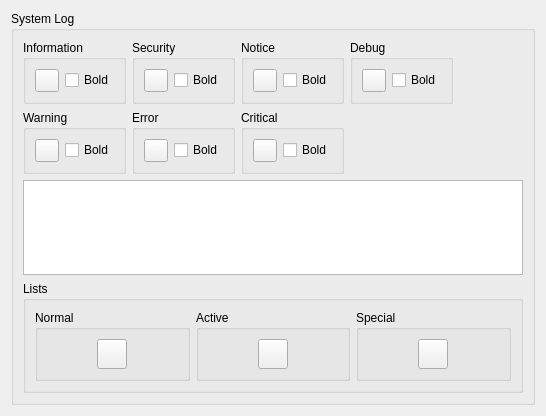
            <widget class="QWidget" name="scrollAreaWidgetContents_3">
             <property name="geometry">
              <rect>
               <x>0</x>
               <y>-120</y>
               <width>546</width>
               <height>416</height>
              </rect>
             </property>
             <layout class="QGridLayout" name="gridLayout_5">
              <item row="0" column="0" colspan="2">
               <widget class="QGroupBox" name="groupBoxSystemLog">
                <property name="title">
                 <string>System Log</string>
                </property>
                <layout class="QVBoxLayout" name="verticalLayout">
                 <item>
                  <layout class="QGridLayout" name="gridLayout_2">
                   <item row="1" column="4">
                    <spacer name="horizontalSpacer">
                     <property name="orientation">
                      <enum>Qt::Horizontal</enum>
                     </property>
                     <property name="sizeHint" stdset="0">
                      <size>
                       <width>40</width>
                       <height>20</height>
                      </size>
                     </property>
                    </spacer>
                   </item>
                   <item row="0" column="0">
                    <widget class="QGroupBox" name="groupBox">
                     <property name="title">
                      <string>Information</string>
                     </property>
                     <layout class="QHBoxLayout" name="horizontalLayout_2">
                      <item>
                       <widget class="QToolButton" name="toolButtonColorInformation">
                        <property name="text">
                         <string/>
                        </property>
                       </widget>
                      </item>
                      <item>
                       <widget class="QCheckBox" name="checkBoxInformationBold">
                        <property name="text">
                         <string>Bold</string>
                        </property>
                       </widget>
                      </item>
                     </layout>
                    </widget>
                   </item>
                   <item row="0" column="1">
                    <widget class="QGroupBox" name="groupBox_2">
                     <property name="title">
                      <string>Security</string>
                     </property>
                     <layout class="QHBoxLayout" name="horizontalLayout_3">
                      <item>
                       <widget class="QToolButton" name="toolButtonColorSecurity">
                        <property name="text">
                         <string/>
                        </property>
                       </widget>
                      </item>
                      <item>
                       <widget class="QCheckBox" name="checkBoxSecurityBold">
                        <property name="text">
                         <string>Bold</string>
                        </property>
                       </widget>
                      </item>
                     </layout>
                    </widget>
                   </item>
                   <item row="0" column="2">
                    <widget class="QGroupBox" name="groupBox_3">
                     <property name="title">
                      <string>Notice</string>
                     </property>
                     <layout class="QHBoxLayout" name="horizontalLayout_4">
                      <item>
                       <widget class="QToolButton" name="toolButtonColorNotice">
                        <property name="text">
                         <string/>
                        </property>
                       </widget>
                      </item>
                      <item>
                       <widget class="QCheckBox" name="checkBoxNoticeBold">
                        <property name="text">
                         <string>Bold</string>
                        </property>
                       </widget>
                      </item>
                     </layout>
                    </widget>
                   </item>
                   <item row="0" column="3">
                    <widget class="QGroupBox" name="groupBox_4">
                     <property name="title">
                      <string>Debug</string>
                     </property>
                     <layout class="QHBoxLayout" name="horizontalLayout_5">
                      <item>
                       <widget class="QToolButton" name="toolButtonColorDebug">
                        <property name="text">
                         <string/>
                        </property>
                       </widget>
                      </item>
                      <item>
                       <widget class="QCheckBox" name="checkBoxDebugBold">
                        <property name="text">
                         <string>Bold</string>
                        </property>
                       </widget>
                      </item>
                     </layout>
                    </widget>
                   </item>
                   <item row="1" column="0">
                    <widget class="QGroupBox" name="groupBox_5">
                     <property name="title">
                      <string>Warning</string>
                     </property>
                     <layout class="QHBoxLayout" name="horizontalLayout_6">
                      <item>
                       <widget class="QToolButton" name="toolButtonColorWarning">
                        <property name="text">
                         <string/>
                        </property>
                       </widget>
                      </item>
                      <item>
                       <widget class="QCheckBox" name="checkBoxWarningBold">
                        <property name="text">
                         <string>Bold</string>
                        </property>
                       </widget>
                      </item>
                     </layout>
                    </widget>
                   </item>
                   <item row="1" column="1">
                    <widget class="QGroupBox" name="groupBox_6">
                     <property name="title">
                      <string>Error</string>
                     </property>
                     <layout class="QHBoxLayout" name="horizontalLayout_7">
                      <item>
                       <widget class="QToolButton" name="toolButtonColorError">
                        <property name="text">
                         <string/>
                        </property>
                       </widget>
                      </item>
                      <item>
                       <widget class="QCheckBox" name="checkBoxErrorBold">
                        <property name="text">
                         <string>Bold</string>
                        </property>
                       </widget>
                      </item>
                     </layout>
                    </widget>
                   </item>
                   <item row="1" column="2">
                    <widget class="QGroupBox" name="groupBox_7">
                     <property name="title">
                      <string>Critical</string>
                     </property>
                     <layout class="QHBoxLayout" name="horizontalLayout_8">
                      <item>
                       <widget class="QToolButton" name="toolButtonColorCritical">
                        <property name="text">
                         <string/>
                        </property>
                       </widget>
                      </item>
                      <item>
                       <widget class="QCheckBox" name="checkBoxCriticalBold">
                        <property name="text">
                         <string>Bold</string>
                        </property>
                       </widget>
                      </item>
                     </layout>
                    </widget>
                   </item>
                  </layout>
                 </item>
                 <item>
                  <widget class="QTextEdit" name="textEditLogPreview">
                   <property name="readOnly">
                    <bool>true</bool>
                   </property>
                  </widget>
                 </item>
                 <item>
                  <widget class="QGroupBox" name="groupBox_9">
                   <property name="title">
                    <string>Lists</string>
                   </property>
                   <layout class="QVBoxLayout" name="verticalLayout_2">
                    <item>
                     <layout class="QGridLayout" name="gridLayout_7">
                      <property name="topMargin">
                       <number>0</number>
                      </property>
                      <property name="rightMargin">
                       <number>0</number>
                      </property>
                      <item row="0" column="1">
                       <widget class="QGroupBox" name="groupBox_11">
                        <property name="title">
                         <string>Active</string>
                        </property>
                        <layout class="QHBoxLayout" name="horizontalLayout_11">
                         <item>
                          <widget class="QToolButton" name="toolButtonColorListsActive">
                           <property name="minimumSize">
                            <size>
                             <width>30</width>
                             <height>30</height>
                            </size>
                           </property>
                           <property name="maximumSize">
                            <size>
                             <width>30</width>
                             <height>30</height>
                            </size>
                           </property>
                           <property name="text">
                            <string/>
                           </property>
                          </widget>
                         </item>
                        </layout>
                       </widget>
                      </item>
                      <item row="0" column="0">
                       <widget class="QGroupBox" name="groupBox_12">
                        <property name="title">
                         <string>Normal</string>
                        </property>
                        <layout class="QHBoxLayout" name="horizontalLayout_13">
                         <item>
                          <widget class="QToolButton" name="toolButtonColorListsNormal">
                           <property name="minimumSize">
                            <size>
                             <width>30</width>
                             <height>30</height>
                            </size>
                           </property>
                           <property name="maximumSize">
                            <size>
                             <width>30</width>
                             <height>30</height>
                            </size>
                           </property>
                           <property name="text">
                            <string/>
                           </property>
                          </widget>
                         </item>
                        </layout>
                       </widget>
                      </item>
                      <item row="0" column="2">
                       <widget class="QGroupBox" name="groupBox_13">
                        <property name="title">
                         <string>Special</string>
                        </property>
                        <layout class="QHBoxLayout" name="horizontalLayout_9">
                         <item>
                          <widget class="QToolButton" name="toolButtonColorListsSpecial">
                           <property name="minimumSize">
                            <size>
                             <width>30</width>
                             <height>30</height>
                            </size>
                           </property>
                           <property name="maximumSize">
                            <size>
                             <width>30</width>
                             <height>30</height>
                            </size>
                           </property>
                           <property name="text">
                            <string/>
                           </property>
                          </widget>
                         </item>
                        </layout>
                       </widget>
                      </item>
                     </layout>
                    </item>
                   </layout>
                  </widget>
                 </item>
                </layout>
               </widget>
              </item>
              <item row="2" column="0">
               <spacer name="verticalSpacer">
                <property name="orientation">
                 <enum>Qt::Vertical</enum>
                </property>
                <property name="sizeHint" stdset="0">
                 <size>
                  <width>20</width>
                  <height>40</height>
                 </size>
                </property>
               </spacer>
              </item>
             </layout>
            </widget>
